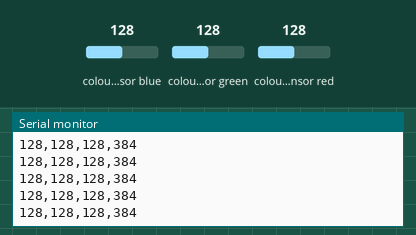
A sketch run on a simulated Arduino Nano 33 BLE. Shown: the last lines printed to the serial monitor. The inputs (shaded band) are chosen by the test bench; at power-on: colour sensor blue 128, colour sensor green 128, colour sensor red 128.

Above: at 1.2 s.
1.3 s: colour sensor blue set to 5
At 1.31 s:
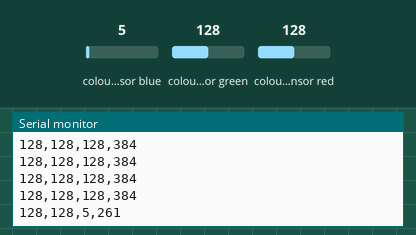
2.8 s: colour sensor green set to 5
At 2.82 s:
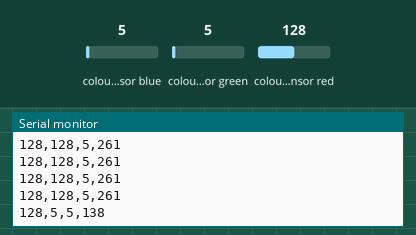
4.3 s: colour sensor red set to 5
At 4.33 s:
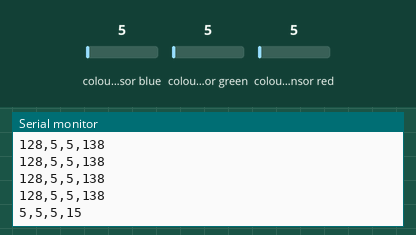
Timing chart, 0 to 7.3 s (numbered marks = the images above; inputs shaded):
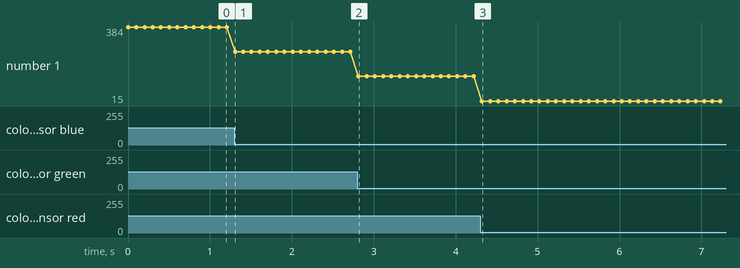

The sketch:

week-3.ino
```cpp
#include "Arduino_APDS9960.h"

void setup() {
  Serial.begin(9600);
  // wait for Serial Monitor to open:
  while (!Serial)
    ;

  Serial.println("hi");

  // if the sensor doesn't initialize, let the user know:
  while (!APDS.begin()) {
    Serial.println("APDS9960 sensor not working. Check your wiring.");

    delay(1000);
  }

  Serial.println("Sensor is working");
}

void loop() {
  // red, green, blue, clear channels:
  int r, g, b, c;

  // if the sensor has a reading:
  if (APDS.colorAvailable()) {

    // read the color
    APDS.readColor(r, g, b, c);

    // print the values
    Serial.print(r);
    Serial.print(",");
    Serial.print(g);
    Serial.print(",");
    Serial.print(b);
    Serial.print(",");
    Serial.println(c);

    delay(100);
  }
}
```

Measured:
- after the input at 1.3 s, the serial monitor: prints a new line at once (image 1)
- after the input at 2.8 s, the serial monitor: prints a new line at once (image 2)
- after the input at 4.3 s, the serial monitor: prints a new line at once (image 3)
- plotted number 1: 384 → 261 after the input at 1.3 s, 261 → 138 after the input at 2.8 s, 138 → 15 after the input at 4.3 s
